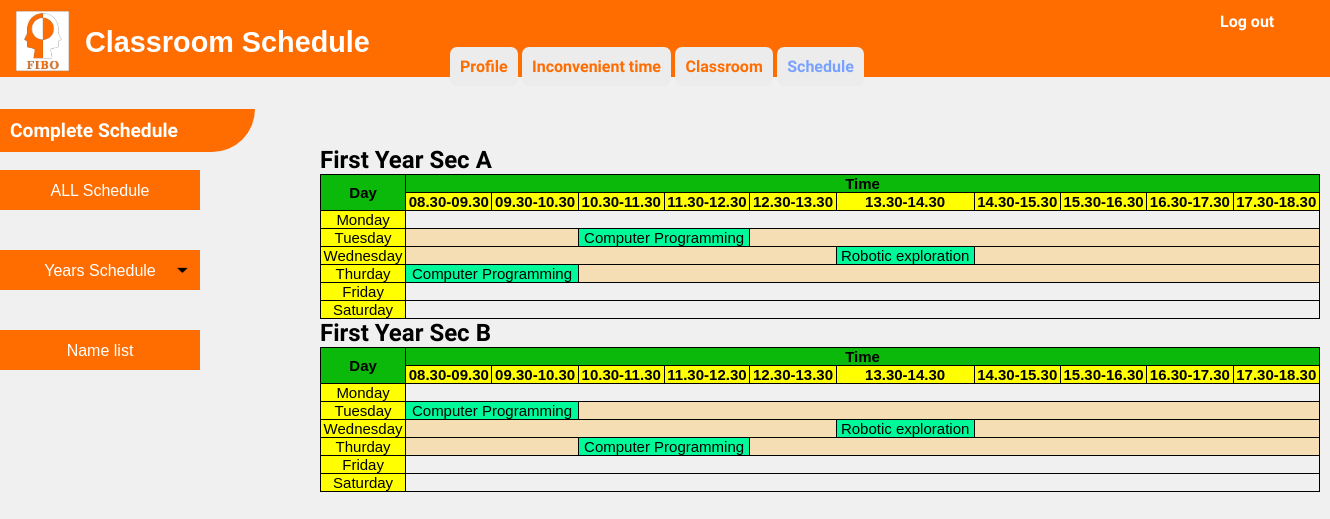
The page /user4-b1.php on the database its author committed.
### tables this page shows
CREATE TABLE `table_subject_description_output` (
  `No` int(100) NOT NULL,
  `subject_level` varchar(100) NOT NULL,
  `subject_code` varchar(100) NOT NULL,
  `subject_name` varchar(100) NOT NULL,
  `subject_hour_per_week` varchar(100) NOT NULL,
  `subject_hour_per_day` varchar(100) NOT NULL,
  `subject_sec` varchar(100) NOT NULL,
  `Day` varchar(100) NOT NULL,
  `start_time` varchar(100) NOT NULL
);

### user4-b1.php (the view, shortened to what this page needs)
<?php
      require 'dbconfig/config.php';
?>
<!DOCTYPE html>
<html lang="en">
  <head>
    <link rel="stylesheet" type="text/css" href="css/user4-1.css">
    <link rel="stylesheet" type="text/css" href="css/user4-2.css">
  </head>
  <body >
    <header>
        <img src="images/FIBO_logo.jpg" width="55" height="62" style="margin-top: 10px; margin-left: 10px">
        <div style="font-size: 1.8em; margin-top: -50px; margin-left: 80px">
        <b>Classroom Schedule</b>
        </div><br>
        </header>
        <div style="margin-top: -30px; margin-left: 450px">
            <a href="#" class="btn1"><b>Profile</b></a>
            <a href="user2.php" class="btn1"><b>Inconvenient time</b></a>
            <a href="user3.php" class="btn1"><b>Classroom</b></a>
            <a href="user4.php" class="btn1" style=" color: #79a2ff"><b>Schedule</b></a>
        </div>
        <div style="margin-top: -84px; margin-left: 1200px">
            <a href="index.php" class="btn"><b>Log out</b></a>
        </div>
        <div style=" margin-top:50px">
        <br><b class="topics">Complete Schedule</b><br><br>
        <ul id="navbar">
                <li><a href="user4.php"style ="
                    background-color:#ff6d00;">ALL Schedule</a>
                <li><a href="user4-1.php" style ="background: url(images/arrow.png);
                    background-repeat: no-repeat;
                    background-size: 25px;
                    background-position: right center;
                    background-color:#ff6d00">Years Schedule</a>
                </li>
                <li><a href="user4-2.php"style ="
                    background-repeat: no-repeat;
                    background-size: 25px;
                    background-position: right center;
                    background-color:#ff6d00;
                    margin-top : -0.5px">Name list</a>
                </li>
            </ul>
</div></br></br>
        <div  style="margin-top: -300px; margin-left: 320px" class="show">
        <h1>First Year Sec A</h1>
        <table>
            <tr class="head">
                <th rowspan="2">
                    Day
                </th>
                <th colspan="10">
                    Time
                </th>
            </tr>
            <tr  class="head-time">
                <th>
                    08.30-09.30
                </th>
                <th>
                    09.30-10.30
                </th>
                <th>
                    10.30-11.30
                </th>
                <th>
                    11.30-12.30
                </th>
                <th>
                    12.30-13.30
                </th>
                <th>
                    13.30-14.30
                </th>
                <th>
                    14.30-15.30
                </th>
                <th>
                    15.30-16.30
                </th>
                <th>
                    16.30-17.30
                </th>
                <th>
                    17.30-18.30
                </th>
            </tr>
            <tr>
                <td style="background-color: yellow">
                    Monday
                </td>
            </tr>
            <tr>
                <td style="background-color: yellow">
                    Tuesday
                </td>
                <?php
                    $sql = "SELECT * FROM table_subject_description_output";
                    $smyData = mysqli_query($con, $sql);
                    while($row = mysqli_fetch_array($smyData)) {
                        $hour = (int)$row['subject_hour_per_day'];
                        $time = (int)$row['start_time'];
                        if($row['subject_level'] == "1" ) {
                            if($row['subject_sec'] == "A") {
                                if($row['Day'] == "1"){
                                    if($time > 0 && $time < 99) {
                                        echo "<td style='background-color: wheat;' colspan='$time'></td>";
                                        echo "<td style='background-color: #00FA9A' colspan='$hour'>" . $row['subject_name'] . "</td>";
                                        echo "<td style='background-color: wheat;' colspan='10-$time'></td>";
                                    }
                                }
                            }
                        }
                    }
                ?>
            </tr>
            <tr>
                <td style="background-color: yellow">
                    Wednesday
                </td>
                <?php
                    $sql = "SELECT * FROM table_subject_description_output";
                    $smyData = mysqli_query($con, $sql);
                    while($row = mysqli_fetch_array($smyData)) {
                        $hour = (int)$row['subject_hour_per_day'];
                        $time = (int)$row['start_time'];
                        if($row['subject_level'] == "1" ) {
                            if($row['subject_sec'] == "A") {
                                if($row['Day'] == "2"){
                                    if($time > 0 && $time < 99) {
                                        echo "<td style='background-color: wheat;' colspan='$time'></td>";
                                        echo "<td style='background-color: #00FA9A' colspan='$hour'>" . $row['subject_name'] . "</td>";
                                        echo "<td style='background-color: wheat;' colspan='10-$time'></td>";
                                    }
                                }
                            }
                        }
                    }
                ?>
            </tr>
            <tr>
                <td style="background-color: yellow">
                    Thurday
                </td>
                <?php
                    $sql = "SELECT * FROM table_subject_description_output";
                    $smyData = mysqli_query($con, $sql);
                    while($row = mysqli_fetch_array($smyData)) {
                        $hour = (int)$row['subject_hour_per_day'];
                        $time = (int)$row['start_time'];
                        if($row['subject_level'] == "1" ) {
                            if($row['subject_sec'] == "A") {
                                if($row['Day'] == "3"){
                                    if($time > 0 && $time < 99) {
                                        echo "<td style='background-color: wheat;' colspan='$time'></td>";
                                        echo "<td style='background-color: #00FA9A' colspan='$hour'>" . $row['subject_name'] . "</td>";
                                        echo "<td style='background-color: wheat;' colspan='10-$time'></td>";
                                    }
                                    else if($time == 0) {
                                        echo "<td style='background-color: #00FA9A' colspan='$hour'>" . $row['subject_name'] . "</td>";
                                        echo "<td style='background-color: wheat;' colspan='10-$time'></td>";
                                    }
                                    else if($time == 99) {
                                        echo "<td style='background-color: wheat;' colspan='10'></td>";
                                    }
                                }
                            }
                        }
                    }
                ?>
            </tr>
            <tr>
                <td style="background-color: yellow">
                    Friday
                </td>
            </tr>
            <tr>
                <td style="background-color: yellow">
                    Saturday
                </td>
            </tr>
            </table>
            <h1>First Year Sec B</h1>
            <table>
            <tr class="head">
                <th rowspan="2">
                    Day
                </th>
                <th colspan="10">
                    Time
                </th>
            </tr>
            <tr  class="head-time">
                <th>
                    08.30-09.30
                </th>
                <th>
                    09.30-10.30
                </th>
                <th>
                    10.30-11.30
                </th>
                <th>
                    11.30-12.30
                </th>
                <th>
                    12.30-13.30
                </th>
                <th>
                    13.30-14.30
                </th>
                <th>
                    14.30-15.30
                </th>
                <th>
                    15.30-16.30
                </th>
                <th>
                    16.30-17.30
                </th>
                <th>
                    17.30-18.30
                </th>
            </tr>
            <tr>
                <td style="background-color: yellow">
                    Monday
                </td>
            </tr>
            <tr>
                <td style="background-color: yellow">
                    Tuesday
                </td>
                <?php
                    $sql = "SELECT * FROM table_subject_description_output";
                    $smyData = mysqli_query($con, $sql);
                    while($row = mysqli_fetch_array($smyData)) {
                        $hour = (int)$row['subject_hour_per_day'];
                        $time = (int)$row['start_time'];
                        if($row['subject_level'] == "1" ) {
                            if($row['subject_sec'] == "B") {
                                if($row['Day'] == "1"){
                                    if($time > 0 && $time < 99) {
                                        echo "<td style='background-color: wheat;' colspan='$time'></td>";
                                        echo "<td style='background-color: #00FA9A' colspan='$hour'>" . $row['subject_name'] . "</td>";
                                        echo "<td style='background-color: wheat;' colspan='10-$time'></td>";
                                    }
                                    else if($time == 0) {
                                        echo "<td style='background-color: #00FA9A' colspan='$hour'>" . $row['subject_name'] . "</td>";
                                        echo "<td style='background-color: wheat;' colspan='10-$time'></td>";
                                    }
                                    else if($time == 99) {
                                        echo "<td style='background-color: wheat;' colspan='10'></td>";
                                    }
                                }
                            }
                        }
                    }
                ?>
            </tr>
            <tr>
                <td style="background-color: yellow">
                    Wednesday
                </td>
                <?php
                    $sql = "SELECT * FROM table_subject_description_output";
                    $smyData = mysqli_query($con, $sql);
                    while($row = mysqli_fetch_array($smyData)) {
                        $hour = (int)$row['subject_hour_per_day'];
                        $time = (int)$row['start_time'];
                        if($row['subject_level'] == "1" ) {
                            if($row['subject_sec'] == "B") {
                                if($row['Day'] == "2"){
                                    if($time > 0 && $time < 99) {
                                        echo "<td style='background-color: wheat;' colspan='$time'></td>";
                                        echo "<td style='background-color: #00FA9A' colspan='$hour'>" . $row['subject_name'] . "</td>";
                                        echo "<td style='background-color: wheat;' colspan='10-$time'></td>";
                                    }
                                }
                            }
                        }
                    }
                ?>
            </tr>
            <tr>
                <td style="background-color: yellow">
                    Thurday
                </td>
                <?php
                    $sql = "SELECT * FROM table_subject_description_output";
                    $smyData = mysqli_query($con, $sql);
                    while($row = mysqli_fetch_array($smyData)) {
                        $hour = (int)$row['subject_hour_per_day'];
                        $time = (int)$row['start_time'];
                        if($row['subject_level'] == "1" ) {
                            if($row['subject_sec'] == "B") {
                                if($row['Day'] == "3"){
                                    if($time > 0 && $time < 99) {
                                        echo "<td style='background-color: wheat;' colspan='$time'></td>";
                                        echo "<td style='background-color: #00FA9A' colspan='$hour'>" . $row['subject_name'] . "</td>";
                                        echo "<td style='background-color: wheat;' colspan='10-$time'></td>";
                                    }
                                }
                            }
                        }
                    }
                ?>
            </tr>
            <tr>
                <td style="background-color: yellow">
                    Friday
                </td>
            </tr>
            <tr>
                <td style="background-color: yellow">
                    Saturday
                </td>
            </tr>
            </table>
  </body>
</html>

### css/user4-1.css (style rules this page uses)
* { margin: 0; padding: 0; }
.btn { display: inline-block; border: 0px solid #ff6c00; padding: 10px 20px; background-color: #ff6c00; text-decoration: none; font-family: 'Work Sans', sans-serif; font-size: 1em; color: #ffffff ; border-radius: 7px; transition: 0.1s; }
.btn1 { display: inline-block; border: 0px solid #ff6c00; padding: 10px 10px; background-color: #ececec; text-decoration: none; font-family: 'Work Sans', sans-serif; font-size: 1em; color: #ff6c00 ; border-radius: 7px; transition: 0.1s; }
.topics { display: inline-block; border: 0px solid #ff6c00; padding: 10px; width: 235px; background-color: #ff6c00; text-decoration: none; font-family: 'Work Sans', sans-serif; font-size: 1.2em; color: #ffffff ; border-bottom-right-radius: 50px; transition: 0.1s; }
table, tr, th, td { border: 1px solid black; border-collapse: collapse; }
.head { background-color: #6CC417; font-size: 15px; text-align: center; }
.head-time { background-color: yellow; font-size: 15px; text-align: center; }
body { background-color: #f0f0f0; color: Black ; font-family: 'Work Sans', sans-serif; font-size: 1em; text-align: left; }
header { background: #ff6c00 none repeat-x 0 0; color: #FFFFFF; margin-top: 0px; padding: 0 5px; text-align: left; }
.show { margin-top: -225px; margin-left: 450px }
h1 { color: Black ; font-family: 'Work Sans', sans-serif; font-size: 1.5em; text-align: left; }
li { list-style-type: none; text-align: center; height: 40px; width:200px; }
li a { text-decoration: none; background: #ff6d00; display: block; color: #ffffff; height: 40px; width:200px; line-height: 42px; }
#navbar > li { margin-bottom: 40px; }

### css/user4-2.css (style rules this page uses)
* { margin: 0; padding: 0; }
body { font-family: 'Kanit', sans-serif; }
table { border-collapse: collapse; width: 1000px; height: auto; }
table, th, td { border: 1px solid black; }
.head th { text-align: center; color: black; font-size: 15px; background: rgb(10, 185, 10); }
.head-time th { text-align: center; color: black; font-size: 15px; background: yellow; }
td { text-align: center; font-size: 15px; }

### rows shown on the page
table_subject_description_output: subject_name "Computer Programming"
table_subject_description_output: subject_name "Robotic exploration"
table_subject_description_output: subject_name "Computer Programming"
table_subject_description_output: subject_name "Computer Programming"
table_subject_description_output: subject_name "Robotic exploration"
table_subject_description_output: subject_name "Computer Programming"
